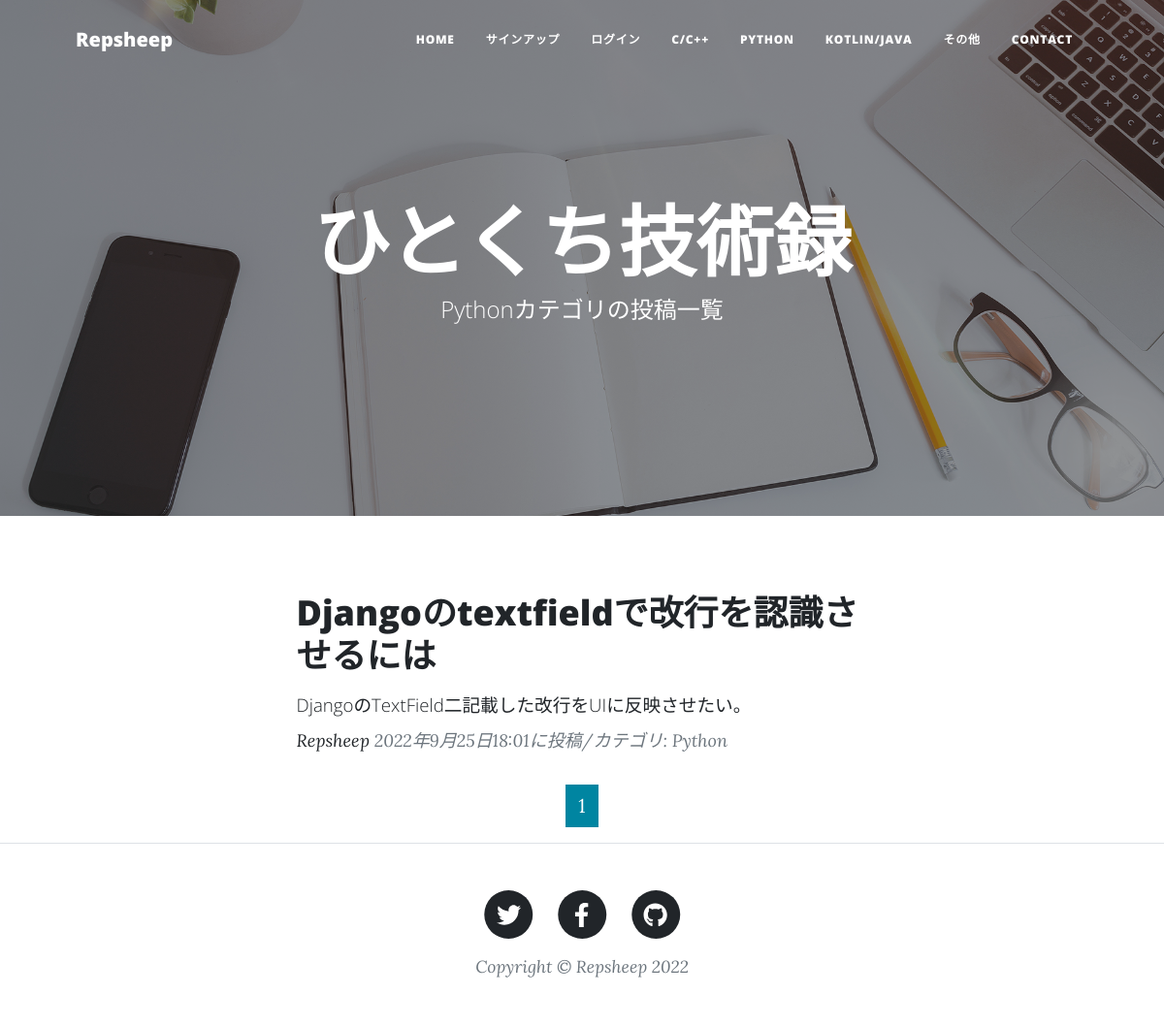
Screenshot of /python_list/ with the database file from the repository.
### techtwitapp/models.py (models this page shows, shortened)
class RecordPost(models.Model):
    user=models.ForeignKey(
        CustomUser,
        verbose_name='ユーザー',
        on_delete=models.CASCADE,
        null=True
        )
    CATEGORY=(('C/C++','C/C++'),
              ('Python','Python'),
              ('Kotlin/Java','Kotlin/Java'),
              ('その他','その他')
              )
    title=models.CharField(
        verbose_name='タイトル',
        max_length=200
        )
    question=models.TextField(
        verbose_name='質問'
        )
    answer=models.TextField(
        verbose_name='回答'
        )
    posted_at=models.DateTimeField(
        verbose_name='投稿日時',
        auto_now_add=True
        )
    category=models.CharField(
        verbose_name='カテゴリ',
        max_length=50,
        choices=CATEGORY
        )

### techtwitapp/views.py (the view)
class PythonView(ListView):
    template_name='python_list.html'
    model=RecordPost
    context_object_name='python_records'
    queryset=RecordPost.objects.filter(
        category='Python').order_by('-posted_at')
    paginate_by=2

### techtwitapp/templates/python_list.html (shortened to what this page needs)
{% extends 'base.html' %}
{% load static %}
        {% block header %}
        <header class="masthead" style="background-image: url({% static 'assets/img/home-bg.jpg' %})">
            <div class="container position-relative px-4 px-lg-5">
                <div class="row gx-4 gx-lg-5 justify-content-center">
                    <div class="col-md-10 col-lg-8 col-xl-7">
                        <div class="site-heading">
                            <h1>ひとくち技術録</h1>
                            <span class="subheading">Pythonカテゴリの投稿一覧
        　　　　　　　　　　　　　　　　</span>
                        </div>
                    </div>
                </div>
            </div>
        </header>
        {% endblock %}
        {% block contents %}
        <div class="container px-4 px-lg-5">
            <div class="row gx-4 gx-lg-5 justify-content-center">
                <div class="col-md-10 col-lg-8 col-xl-7">
                    {% for record in python_records %}
                    <div class="post-preview">
                        <a href="{% url 'techtwitapp:record_detail' record.pk %}">
                            <h2 class="post-title">{{record.title}}</h2>
                            <h3 class="post-subtitle">
                                <span style="font-size : 14pt">
                                    {{record.question|truncatechars:50}}
                                </span>
                            </h3>
                        </a>
                        <p class="post-meta">
                            <a href="#">Repsheep</a>
                            {{record.posted_at}}に投稿/カテゴリ:
                            {{record.category}}</p>
                    </div>
                    {% endfor %}
                    {% include "pagination.html" %}
                </div>
            </div>
        </div>
        {% endblock %}

### rows the page displays
RecordPost: title "Djangoのtextfieldで改行を認識させるには", question "DjangoのTextField二記載した改行をUIに反映させたい。", posted_at "2022年9月25日18:01", category "Python"

### other values shown
{{ num }} "1"
